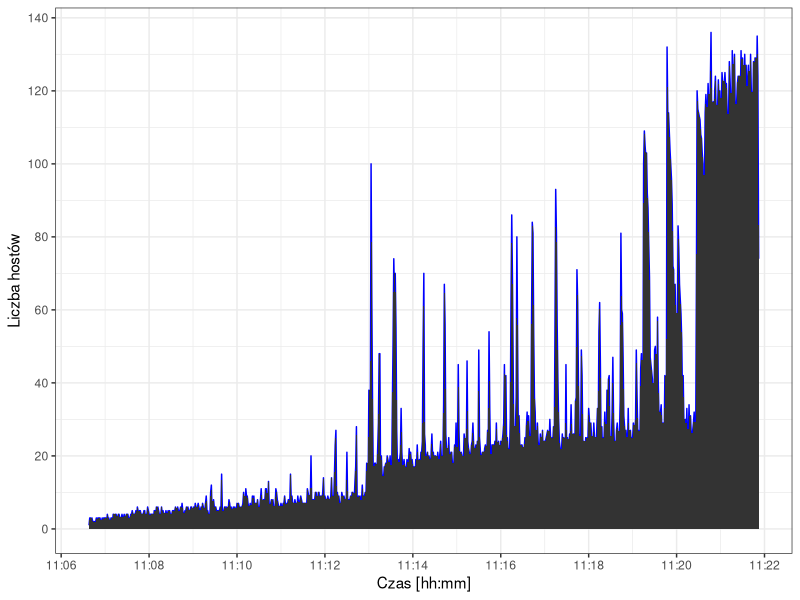

This chart was generated by the following R code:
library("ggplot2")
library("scales")

png(filename="aws-http-hosts.png", width=640, height=480)

dat = read.csv("hosts_aws.csv")
dat$time = as.POSIXct(dat$time, format = "%Y-%m-%dT%H:%M:%SZ")

ggplot(data=dat, aes(x=time, y=count, group=1)) +
geom_line(colour="blue", size=0.5) +
   scale_x_datetime(labels = date_format("%H:%M"), breaks = pretty_breaks(n=10)) +
   scale_y_continuous(breaks=pretty_breaks(n=10)) +
   theme(plot.margin = unit(c(1,1,1,1), "cm")) + theme_bw() +
   labs(x="Czas [hh:mm]") +
   labs(y="Liczba hostów") +
   geom_area(aes(y=count))
